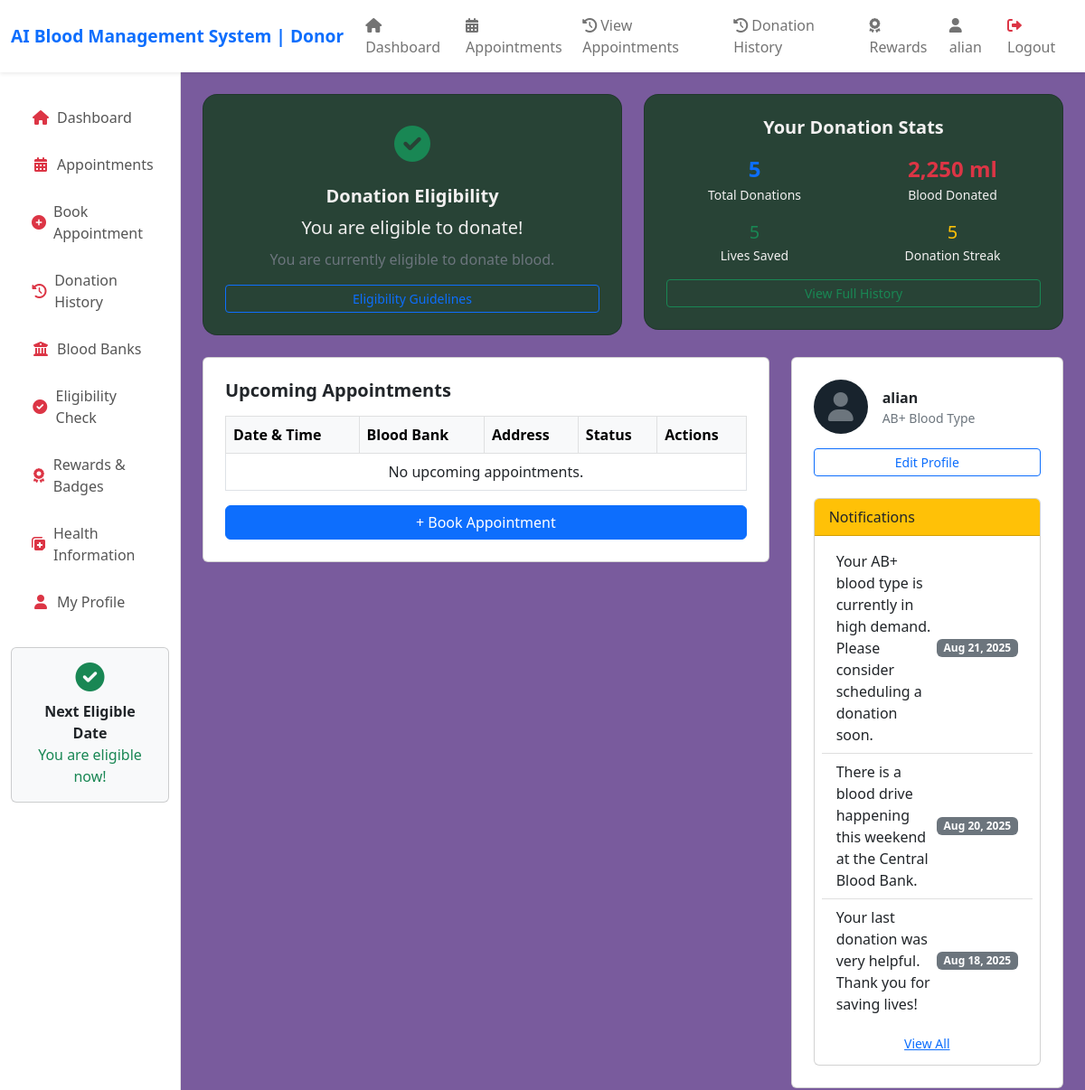
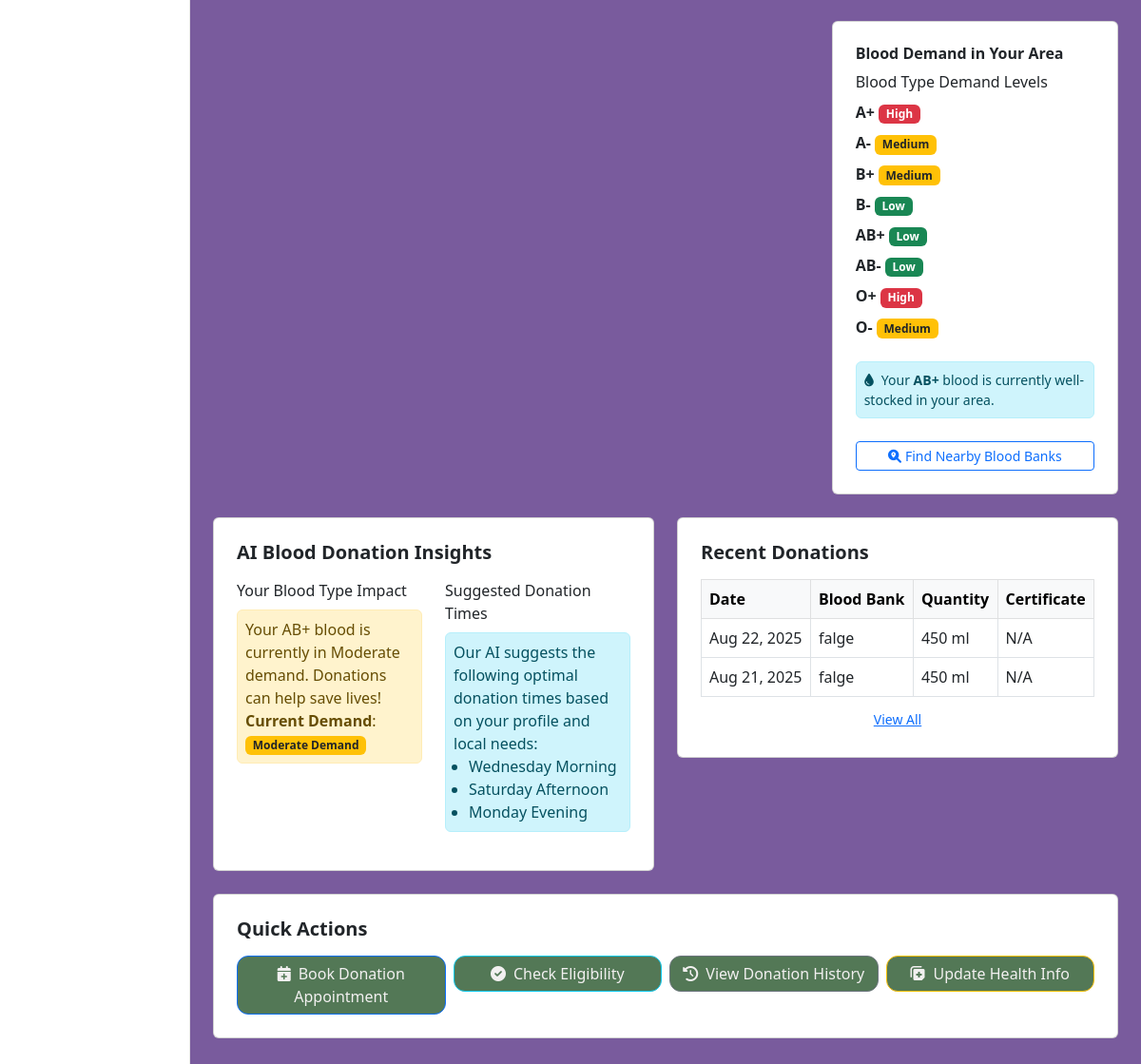
Screenshot of /donor/index.php (signed in) with the database file from the repository (2 pictures, top to bottom).
### tables this page shows
CREATE TABLE `donors` (
  `id` int(11) NOT NULL,
  `user_id` int(11) NOT NULL,
  `first_name` varchar(50) NOT NULL,
  `last_name` varchar(50) NOT NULL,
  `dob` date NOT NULL,
  `gender` enum('male','female','other') NOT NULL,
  `blood_type` enum('A+','A-','B+','B-','AB+','AB-','O+','O-') NOT NULL,
  `phone` varchar(20) NOT NULL,
  `address` text NOT NULL,
  `city` varchar(50) NOT NULL,
  `state` varchar(50) NOT NULL,
  `postal_code` varchar(20) NOT NULL,
  `health_conditions` text DEFAULT NULL,
  `last_donation_date` date DEFAULT NULL,
  `donation_count` int(11) DEFAULT 0
);

CREATE TABLE `ai_notifications` (
  `id` int(11) NOT NULL,
  `entity_type` enum('donor','blood_bank','hospital') NOT NULL,
  `entity_id` int(11) NOT NULL,
  `message` text NOT NULL,
  `blood_type` enum('A+','A-','B+','B-','AB+','AB-','O+','O-') DEFAULT NULL,
  `urgency_level` enum('low','medium','high','critical') DEFAULT 'medium',
  `created_at` timestamp NOT NULL DEFAULT current_timestamp(),
  `read_status` tinyint(1) DEFAULT 0,
  `action_taken` tinyint(1) DEFAULT 0
);

CREATE TABLE `blood_donations` (
  `id` int(11) NOT NULL,
  `donor_id` int(11) NOT NULL,
  `blood_bank_id` int(11) NOT NULL,
  `donation_date` timestamp NOT NULL DEFAULT current_timestamp(),
  `blood_type` enum('A+','A-','B+','B-','AB+','AB-','O+','O-') NOT NULL,
  `quantity_ml` int(11) NOT NULL DEFAULT 450,
  `status` enum('collected','tested','processed','available','discarded') DEFAULT 'collected',
  `health_notes` text DEFAULT NULL,
  `donor_email` varchar(100) DEFAULT NULL,
  `donor_phone` varchar(20) DEFAULT NULL
);

CREATE TABLE `blood_banks` (
  `id` int(11) NOT NULL,
  `user_id` int(11) NOT NULL,
  `name` varchar(100) NOT NULL,
  `license_number` varchar(50) NOT NULL,
  `address` text NOT NULL,
  `city` varchar(50) NOT NULL,
  `state` varchar(50) NOT NULL,
  `postal_code` varchar(20) NOT NULL,
  `phone` varchar(20) NOT NULL,
  `email` varchar(100) NOT NULL,
  `established_date` date NOT NULL,
  `contact_phone` varchar(20) DEFAULT NULL,
  `rating` decimal(2,1) DEFAULT 4.0,
  `contact_email` varchar(100) DEFAULT NULL
);

### donor/index.php (the view, shortened to what this page needs)
<?php
require_once '../includes/functions.php';
$user_id = $_SESSION['user_id'];
$donor = $conn->query("SELECT * FROM donors WHERE user_id = $user_id")->fetch_assoc();
$donor_id = $donor ? $donor['id'] : 0;
$total_donations = $conn->query("SELECT COUNT(*) as total FROM blood_donations WHERE donor_id = $donor_id")->fetch_assoc()['total'] ?? 0;
$total_ml = $conn->query("SELECT SUM(quantity_ml) as total_ml FROM blood_donations WHERE donor_id = $donor_id")->fetch_assoc()['total_ml'] ?? 0;
$lives_saved = ceil($total_ml / 450);
$donation_streak = $conn->query("SELECT COUNT(*) as streak FROM blood_donations WHERE donor_id = $donor_id AND donation_date >= DATE_SUB(CURDATE(), INTERVAL 1 YEAR)")->fetch_assoc()['streak'] ?? 0;
$notifications = $conn->query("SELECT * FROM ai_notifications WHERE entity_type = 'donor' AND entity_id = $donor_id ORDER BY created_at DESC LIMIT 3");
$appointments = $conn->query("SELECT a.*, b.name as blood_bank, b.address FROM appointments a JOIN blood_banks b ON a.blood_bank_id = b.id WHERE a.donor_id = $donor_id ORDER BY a.appointment_date DESC LIMIT 2");
$recent_donations = $conn->query("SELECT d.*, b.name as blood_bank FROM blood_donations d JOIN blood_banks b ON d.blood_bank_id = b.id WHERE d.donor_id = $donor_id ORDER BY d.donation_date DESC LIMIT 2");
?>
<!DOCTYPE html>
<html lang="en">
<head>
		<link href="https://cdn.jsdelivr.net/npm/bootstrap@5.2.3/dist/css/bootstrap.min.css" rel="stylesheet">
		<link href="https://cdnjs.cloudflare.com/ajax/libs/font-awesome/6.0.0/css/all.min.css" rel="stylesheet">
</head>
<body>
<nav class="navbar navbar-expand-lg navbar-light bg-white shadow-sm sticky-top">
	<div class="container-fluid">
		<a class="navbar-brand fw-bold text-primary" href="#">AI Blood Management System | Donor</a>
		<div class="collapse navbar-collapse" id="navbarNav">
			<ul class="navbar-nav ms-auto align-items-center">
				<li class="nav-item"><a class="nav-link" href="index.php"><i class="fas fa-home me-1"></i>Dashboard</a></li>
				<li class="nav-item"><a class="nav-link" href="appointments.php"><i class="fas fa-calendar-alt me-1"></i>Appointments</a></li>
				<li class="nav-item"><a class="nav-link" href="view_appointment.php"><i  class="fas fa-history me-1"></i>View Appointments</a></li>
				<li class="nav-item"><a class="nav-link" href="donation_history.php"><i class="fas fa-history me-1"></i>Donation History</a></li>
				<li class="nav-item"><a class="nav-link" href="rewards.php"><i class="fas fa-award me-1"></i>Rewards</a></li>
				<li class="nav-item"><a class="nav-link" href="profile.php"><i class="fas fa-user me-1"></i><?php echo htmlspecialchars($donor['first_name'] ?? $_SESSION['username']); ?></a></li>
				<li class="nav-item"><a class="nav-link" href="../logout.php"><i class="fas fa-sign-out-alt me-1 text-danger"></i>Logout</a></li>
			</ul>
		</div>
	</div>
</nav>
<div class="container-fluid">
	<div class="row">
		<nav class="col-md-2 d-none d-md-block sidebar py-4">
			<div class="position-sticky">
				<ul class="nav flex-column mb-4">
					<li class="nav-item"><a class="nav-link" href="index.php"><i class="fas fa-home me-2"></i>Dashboard</a></li>
					<li class="nav-item"><a class="nav-link" href="appointments.php"><i class="fas fa-calendar-alt me-2"></i>Appointments</a></li>
					<li class="nav-item"><a class="nav-link" href="book_appointment.php"><i class="fas fa-plus-circle me-2"></i>Book Appointment</a></li>
					<li class="nav-item"><a class="nav-link" href="donation_history.php"><i class="fas fa-history me-2"></i>Donation History</a></li>
					<li class="nav-item"><a class="nav-link" href="bloodbanks.php"><i class="fas fa-university me-2"></i>Blood Banks</a></li>
					<li class="nav-item"><a class="nav-link" href="eligibility_check.php"><i class="fas fa-check-circle me-2"></i>Eligibility Check</a></li>
					<li class="nav-item"><a class="nav-link" href="rewards.php"><i class="fas fa-award me-2"></i>Rewards & Badges</a></li>
					<li class="nav-item"><a class="nav-link" href="health_info.php"><i class="fas fa-notes-medical me-2"></i>Health Information</a></li>
					<li class="nav-item"><a class="nav-link" href="profile.php"><i class="fas fa-user me-2"></i>My Profile</a></li>
				</ul>
				<div class="card mb-3 p-3 text-center bg-light">
					<div class="mb-2 text-success"><i class="fas fa-check-circle fa-2x"></i></div>
					<div class="fw-bold">Next Eligible Date</div>
					<div class="text-success">You are eligible now!</div>
				</div>
			</div>
		</nav>
		<main class="col-md-10 ms-sm-auto px-md-4 py-4">
			<div class="row g-4 mb-4">
				<div class="col-md-6">
					<div class="card dashboard-card p-4 text-center">
						<div class="mb-3 text-success" style="font-size:2.5rem;"><i class="fas fa-check-circle"></i></div>
						<h5 class="fw-bold">Donation Eligibility</h5>
						<div class="fs-5 mb-2">You are eligible to donate!</div>
						<div class="text-muted">You are currently eligible to donate blood.</div>
						<a href="eligibility_guidelines.php" class="btn btn-outline-primary btn-sm mt-3">Eligibility Guidelines</a>
					</div>
				</div>
				<div class="col-md-6">
					<div class="card dashboard-card p-4 text-center">
						<h5 class="fw-bold mb-3">Your Donation Stats</h5>
						<div class="row">
							<div class="col-6">
								<div class="fs-4 fw-bold text-primary"><?php echo $total_donations; ?></div>
								<div class="small">Total Donations</div>
							</div>
							<div class="col-6">
								<div class="fs-4 fw-bold text-danger"><?php echo number_format($total_ml); ?> ml</div>
								<div class="small">Blood Donated</div>
							</div>
						</div>
						<div class="row mt-3">
							<div class="col-6">
								<div class="fs-5 text-success"><?php echo $lives_saved; ?></div>
								<div class="small">Lives Saved</div>
							</div>
							<div class="col-6">
								<div class="fs-5 text-warning"><?php echo $donation_streak; ?></div>
								<div class="small">Donation Streak</div>
							</div>
						</div>
						<a href="donation_history.php" class="btn btn-outline-success btn-sm mt-3">View Full History</a>
					</div>
				</div>
			</div>
			<div class="row g-4 mb-4">
				<div class="col-md-8">
					<div class="card p-4">
						<h5 class="fw-bold mb-3">Upcoming Appointments</h5>
						<table class="table table-bordered mb-0">
							<thead class="table-light">
								<tr><th>Date & Time</th><th>Blood Bank</th><th>Address</th><th>Status</th><th>Actions</th></tr>
							</thead>
							<tbody>
								<?php if ($appointments && $appointments->num_rows > 0):
									while($row = $appointments->fetch_assoc()): ?>
									<tr>
										<td><?php echo date('M d, Y H:i', strtotime($row['appointment_date'])); ?></td>
										<td><?php echo htmlspecialchars($row['blood_bank']); ?></td>
										<td><?php echo htmlspecialchars($row['address']); ?></td>
										<td><span class="badge bg-<?php echo $row['status'] === 'confirmed' ? 'success' : 'warning'; ?>"><?php echo ucfirst($row['status']); ?></span></td>
										<td>
											<a href="#" class="btn btn-outline-info btn-sm" title="View"><i class="fas fa-eye"></i></a>
											<a href="#" class="btn btn-outline-danger btn-sm" title="Cancel"><i class="fas fa-times"></i></a>
										</td>
									</tr>
								<?php endwhile; else: ?>
									<tr><td colspan="5" class="text-center">No upcoming appointments.</td></tr>
								<?php endif; ?>
							</tbody>
						</table>
						<a href="book_appointment.php" class="btn btn-primary mt-3">+ Book Appointment</a>
					</div>
				</div>
				<div class="col-md-4">
					<div class="card p-4 mb-4">
						<div class="d-flex align-items-center mb-3">
							<div class="donor-avatar me-3"><i class="fas fa-user"></i></div>
							<div>
								<div class="fw-bold"><?php echo htmlspecialchars($donor['first_name'] ?? $_SESSION['username']); ?></div>
								<div class="text-muted small"><?php echo htmlspecialchars($donor['blood_type'] ?? ''); ?> Blood Type</div>
							</div>
						</div>
						<a href="profile.php" class="btn btn-outline-primary btn-sm w-100 mb-2">Edit Profile</a>
						<div class="card mt-3">
							<div class="card-header bg-warning text-dark">Notifications</div>
							<div class="card-body p-2">
								<?php if ($notifications && $notifications->num_rows > 0): ?>
									<ul class="list-group list-group-flush">
									<?php while($n = $notifications->fetch_assoc()): ?>
										<li class="list-group-item d-flex justify-content-between align-items-center">
											<?php echo htmlspecialchars($n['message']); ?>
											<span class="badge bg-secondary"><?php echo date('M d, Y', strtotime($n['created_at'])); ?></span>
										</li>
									<?php endwhile; ?>
									</ul>
								<?php else: ?>
									<div class="text-center text-muted"><i class="fas fa-bell-slash fa-lg"></i><br>No notifications</div>
								<?php endif; ?>
								<a href="notifications.php" class="btn btn-link btn-sm w-100 mt-2">View All</a>
							</div>
						</div>
					</div>
					<div class="card p-4">
						<h6 class="fw-bold mb-2">Blood Demand in Your Area</h6>
						<div class="mb-2">Blood Type Demand Levels</div>
						<div class="mb-2"><span class="fw-bold">A+</span> <span class="badge bg-danger">High</span></div>
						<div class="mb-2"><span class="fw-bold">A-</span> <span class="badge bg-warning text-dark">Medium</span></div>
						<div class="mb-2"><span class="fw-bold">B+</span> <span class="badge bg-warning text-dark">Medium</span></div>
						<div class="mb-2"><span class="fw-bold">B-</span> <span class="badge bg-success">Low</span></div>
						<div class="mb-2"><span class="fw-bold">AB+</span> <span class="badge bg-success">Low</span></div>
						<div class="mb-2"><span class="fw-bold">AB-</span> <span class="badge bg-success">Low</span></div>
						<div class="mb-2"><span class="fw-bold">O+</span> <span class="badge bg-danger">High</span></div>
						<div class="mb-2"><span class="fw-bold">O-</span> <span class="badge bg-warning text-dark">Medium</span></div>
						<div class="alert alert-info mt-3 p-2 small"><i class="fas fa-tint me-1"></i> Your <b><?php echo htmlspecialchars($donor['blood_type'] ?? ''); ?></b> blood is currently well-stocked in your area.</div>
						<a href="nearby_bloodbanks.php" class="btn btn-outline-primary btn-sm w-100 mt-2"><i class="fas fa-search-location me-1"></i>Find Nearby Blood Banks</a>
					</div>
				</div>
			</div>
			<div class="row g-4 mb-4">
				<div class="col-md-6">
					<div class="card p-4">
						<h5 class="fw-bold mb-3">AI Blood Donation Insights</h5>
						<div class="row">
							<div class="col-6">
								<div class="mb-2">Your Blood Type Impact</div>
								<div class="alert alert-warning p-2">Your <?php echo htmlspecialchars($donor['blood_type'] ?? ''); ?> blood is currently in Moderate demand. Donations can help save lives!<br><span class="fw-bold">Current Demand</span>: <span class="badge bg-warning text-dark">Moderate Demand</span></div>
							</div>
							<div class="col-6">
								<div class="mb-2">Suggested Donation Times</div>
								<div class="alert alert-info p-2">Our AI suggests the following optimal donation times based on your profile and local needs:<br>
									<ul class="mb-0 ps-3">
										<li>Wednesday Morning</li>
										<li>Saturday Afternoon</li>
										<li>Monday Evening</li>
									</ul>
								</div>
							</div>
						</div>
					</div>
				</div>
				<div class="col-md-6">
					<div class="card p-4">
						<h5 class="fw-bold mb-3">Recent Donations</h5>
						<table class="table table-bordered mb-0">
							<thead class="table-light">
								<tr><th>Date</th><th>Blood Bank</th><th>Quantity</th><th>Certificate</th></tr>
							</thead>
							<tbody>
								<?php if ($recent_donations && $recent_donations->num_rows > 0):
									while($row = $recent_donations->fetch_assoc()): ?>
									<tr>
										<td><?php echo date('M d, Y', strtotime($row['donation_date'])); ?></td>
										<td><?php echo htmlspecialchars($row['blood_bank']); ?></td>
										<td><?php echo $row['quantity_ml']; ?> ml</td>
										<td>N/A</td>
									</tr>
								<?php endwhile; else: ?>
									<tr><td colspan="4" class="text-center">No recent donations.</td></tr>
								<?php endif; ?>
							</tbody>
						</table>
						<a href="donation_history.php" class="btn btn-link btn-sm w-100 mt-2">View All</a>
					</div>
				</div>
			</div>
			<div class="row g-4 mb-4">
				<div class="col-md-12">
					<div class="card p-4">
						<h5 class="fw-bold mb-3">Quick Actions</h5>
						<div class="row g-2">
							<div class="col-md-3 col-6"><a href="book_appointment.php" class="btn btn-primary quick-action-btn w-100"><i class="fas fa-calendar-plus me-2"></i>Book Donation Appointment</a></div>
							<div class="col-md-3 col-6"><a href="eligibility_check.php" class="btn btn-info quick-action-btn w-100"><i class="fas fa-check-circle me-2"></i>Check Eligibility</a></div>
							<div class="col-md-3 col-6"><a href="donation_history.php" class="btn btn-secondary quick-action-btn w-100"><i class="fas fa-history me-2"></i>View Donation History</a></div>
							<div class="col-md-3 col-6"><a href="health_info.php" class="btn btn-warning quick-action-btn w-100"><i class="fas fa-notes-medical me-2"></i>Update Health Info</a></div>
						</div>
					</div>
				</div>
			</div>
		</main>
	</div>
</div>
<?php require_once '../includes/donor_footer.php'; ?>

### donor/index.php (style rules this page uses)
body { background: #795b9dff; }
.sidebar { min-height: 100vh; background: #c6c6c6ff; border-right: 1px solid #e5e7eb; }
.sidebar .nav-link { color: #333; font-weight: 500; }
.dashboard-card { border-radius: 1rem;background: #023907ad; color: #f2f0f0ff; }
.quick-action-btn { border-radius: 0.75rem; font-weight: 500;background: #023907ad; color: #f2f0f0ff; }
.donor-avatar { width: 60px; height: 60px; border-radius: 50%; background: #18232dff; display: flex; align-items: center; justify-content: center; font-size: 2rem; color: #6c757d; }
.sidebar { background: #ffffff; border-right: 1px solid #e5e5e5; min-height: 100vh; padding-top: 1rem; }
.sidebar .nav-link { color: #555; font-weight: 500; border-radius: 8px; padding: 10px 15px; margin: 4px 8px; display: flex; align-items: center; transition: all 0.2s ease; }
.sidebar .nav-link i { color: #dc3545; width: 20px; text-align: center; }
.navbar { transition: all 0.3s ease-in-out; background: #000000ff; }
.nav-link { transition: color 0.3s ease, transform 0.2s ease; }
.navbar-brand { font-size: 1.2rem; }

### rows the page displays
donors: first_name "alian", blood_type "AB+"
ai_notifications: message "Your AB+ blood type is currently in high demand. Please consider scheduling a donation soon.", created_at "Aug 21, 2025"
ai_notifications: message "There is a blood drive happening this weekend at the Central Blood Bank.", created_at "Aug 20, 2025"
ai_notifications: message "Your last donation was very helpful. Thank you for saving lives!", created_at "Aug 18, 2025"
blood_donations: donation_date "Aug 22, 2025", blood_bank.name "falge", quantity_ml "450"
blood_donations: donation_date "Aug 21, 2025", blood_bank.name "falge", quantity_ml "450"

### other values shown
$total_donations "5"
$total_ml "2,250"
$lives_saved "5"
$donation_streak "5"
